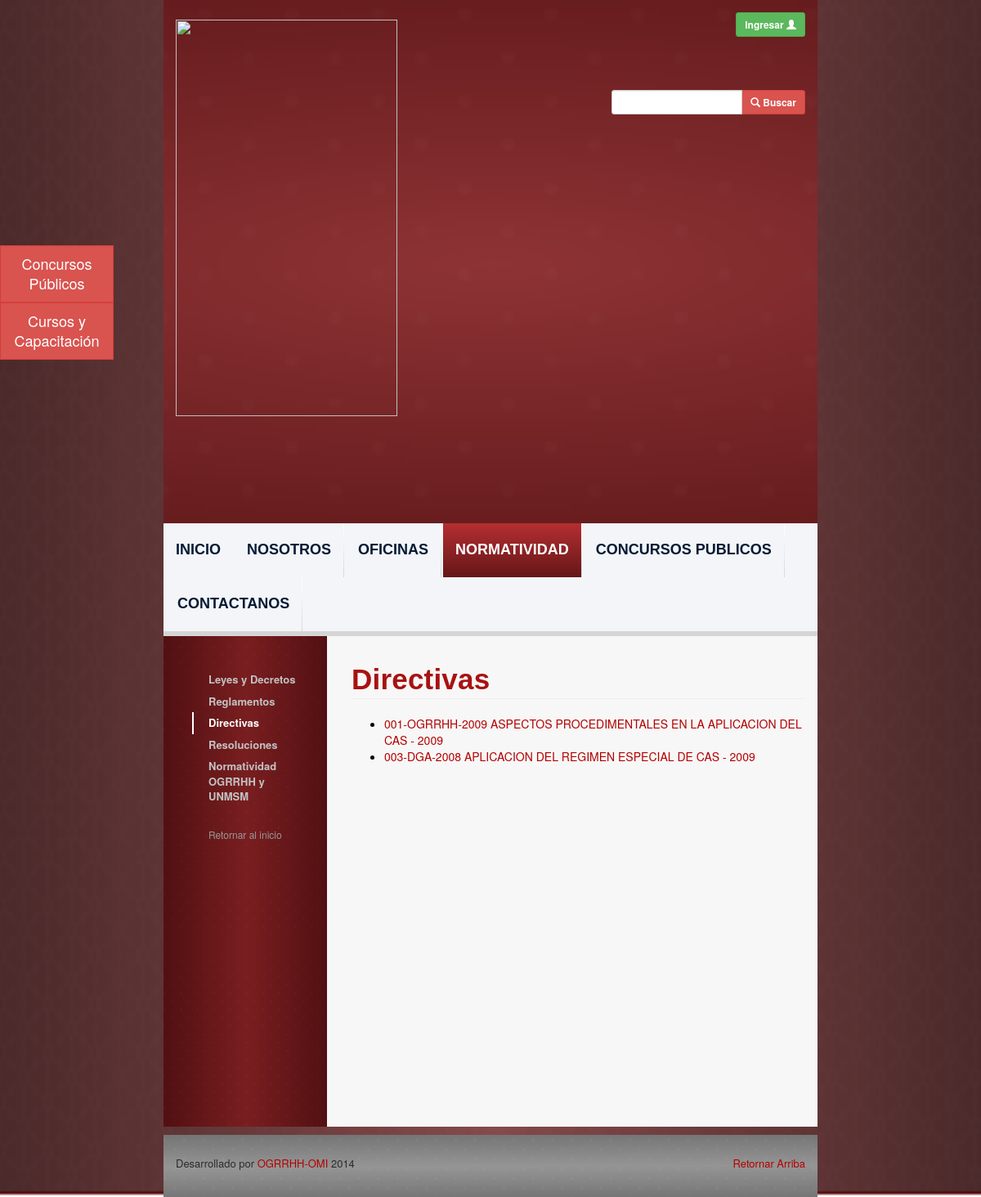
The app's page /legislation-directives.php, older data.
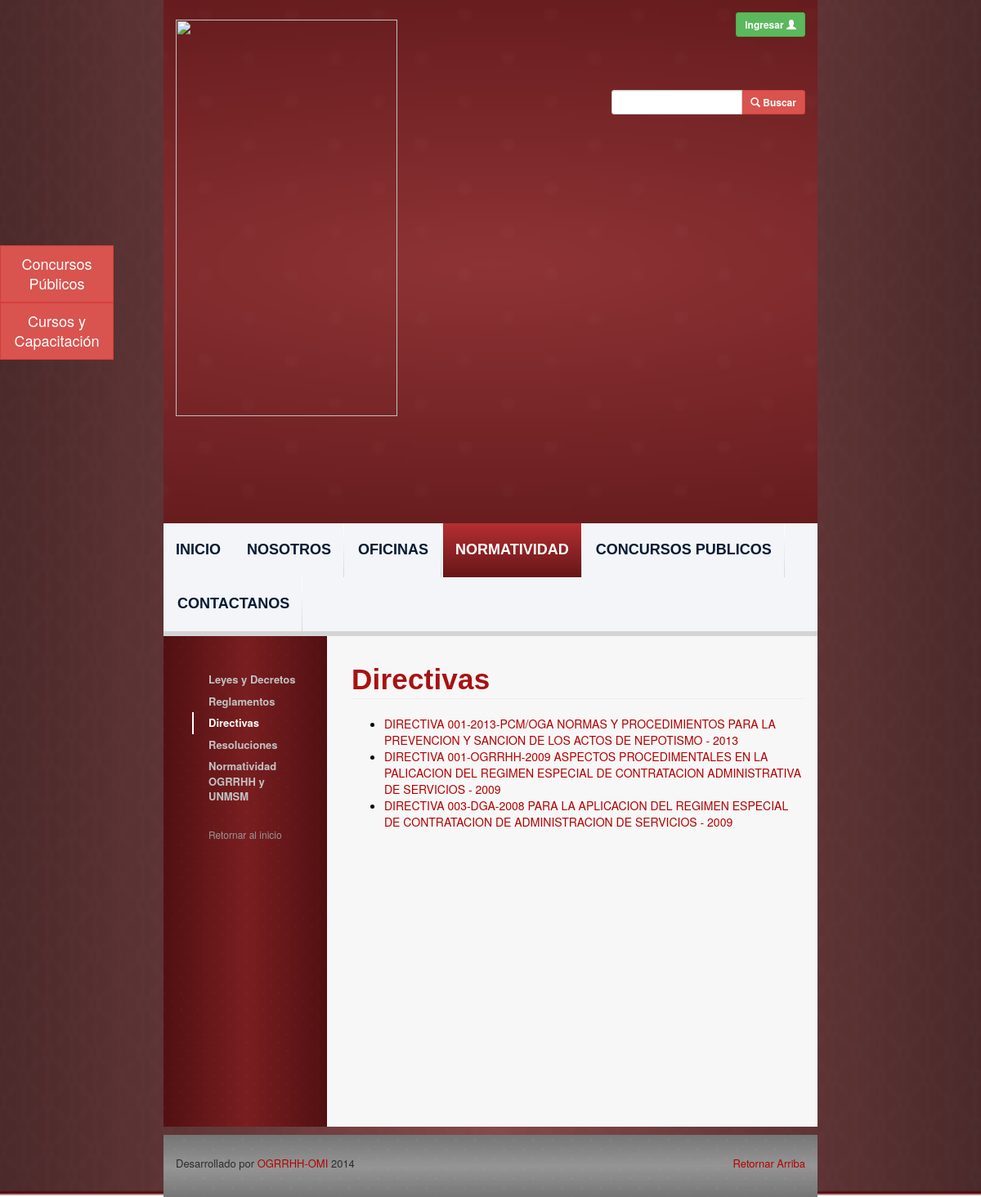
The same page, newer data.
### tables this page shows
CREATE TABLE `legislations` (
  `id` int(11) NOT NULL AUTO_INCREMENT,
  `name` varchar(500) NOT NULL,
  `publication_date` date NOT NULL,
  `file_path` varchar(500) NOT NULL,
  `user_id` int(11) NOT NULL,
  `legislation_type_id` int(11) NOT NULL,
  `office_id` int(11) NOT NULL,
  `update_date` date NOT NULL,
  PRIMARY KEY (`id`)
);

### php_files/ConnectionManager.php (called while the page is built, shortened)
<?php
class ConnectionManager{
	public $hostName = "localhost";
	public $userName = "root";
	public $password = "root";
	public $database = "ogrrhhwebsitedb";
	public $connection;
	public function createConnection(){
		$this->connection =  mysql_connect ( $this->hostName, $this->userName, $this->password );
	}
	public function selectDatabase(){
		return mysql_select_db ($this->database, $this->connection );
	}
	public function doQuery($query){
		$result = mysql_query ( $query, $this->connection );
		return $result;
	}
	public function closeConnection(){
		return mysql_close ($this->connection);
	}
}
?>

### php_files/LegislationDAO.php (called while the page is built, shortened)
<?php
include 'ConnectionManager.php';
class LegislationDAO {
	public function selectByLegislationType($legislationTypeId) {
		$query = 	"SELECT l.*, YEAR(l.publication_date) AS publication_year FROM
					legislations l
					WHERE legislation_type_id = " . $legislationTypeId . " ORDER BY l.publication_date DESC;";
		$connectionManager = new ConnectionManager ();
		$result = $connectionManager->doQuery ( $query );
		return $result;
	}
}
?>

### legislation-directives.php (the view, shortened to what this page needs)
<?php
include 'php_files/LegislationDAO.php';
$legislationTypeId = 4;
$legislationDAO = new LegislationDAO ();
$queryResult = $legislationDAO->selectByLegislationType ( $legislationTypeId );
?>
<html lang="es_PE">
<?php include('webframes/resources.php');?>
<body class="body-style">
	<div class="container-fluid">
		<div class="row background-image-style">
			<div class="col-md-8">
			<?php include('webframes/header.php');?>
			<div id="content-div" class="row">
				<?php include('webframes/left-navbar.php');?>
					<div class="col-md-9 text-content-style">
						<h1 id="universitary-legislation"
							class="font-style-medium-title-dark page-header ">Directivas</h1>
						<ul>
							<?php
							while ( $row = mysql_fetch_assoc ( $queryResult ) ) {
								print ("<li><a class='upper-case-link' href='" . Constants::ogrrhhFTPUrl .  $row ['file_path'] . "'
 								target='blank'>" . $row ['name'] . " - " . $row ['publication_year'] . "</a></li>") ;
							}
							?>
						</ul>
					</div>
				</div>
			<?php include('webframes/footer.php');?>
		</div>
		</div>
	</div>
</body>
</html>

Row changes from the older to the newer data that the page shows:
removed legislations: name "001-OGRRHH-2009 ASPECTOS PROCEDIMENTALES EN LA APLICACION DEL CAS", publication_year "2009"
removed legislations: name "003-DGA-2008 APLICACION DEL REGIMEN ESPECIAL DE CAS", publication_year "2009"
added legislations: name "DIRECTIVA 001-2013-PCM/OGA NORMAS Y PROCEDIMIENTOS PARA LA PREVENCION Y SANCION DE LOS ACTOS DE NEPOTISMO", publication_year "2013"
added legislations: name "DIRECTIVA 001-OGRRHH-2009 ASPECTOS PROCEDIMENTALES EN LA PALICACION DEL REGIMEN ESPECIAL DE CONTRATACION ADMINISTRATIVA DE SERVICIOS", publication_year "2009"
added legislations: name "DIRECTIVA 003-DGA-2008 PARA LA APLICACION DEL REGIMEN ESPECIAL DE CONTRATACION DE ADMINISTRACION DE SERVICIOS", publication_year "2009"
